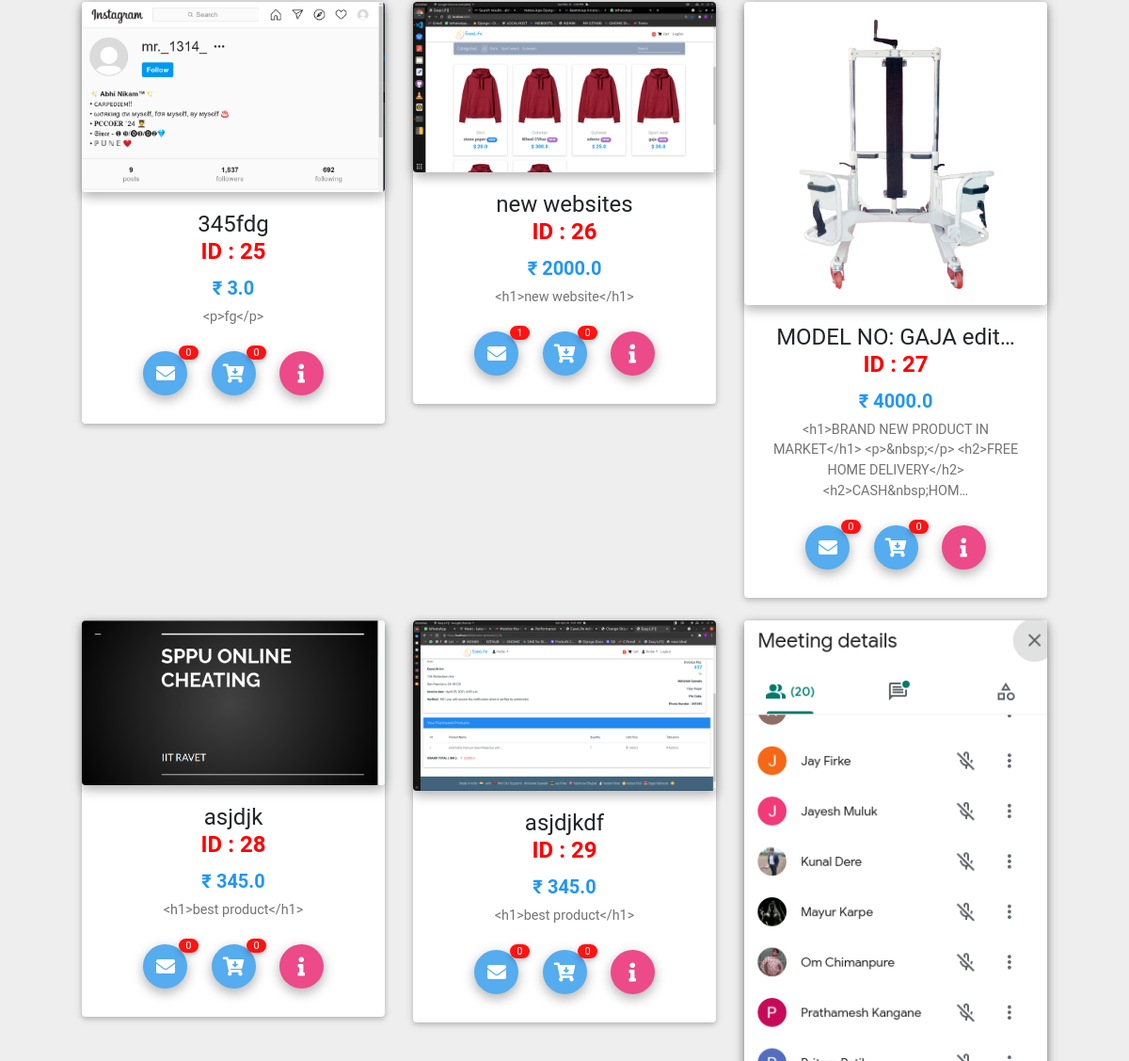
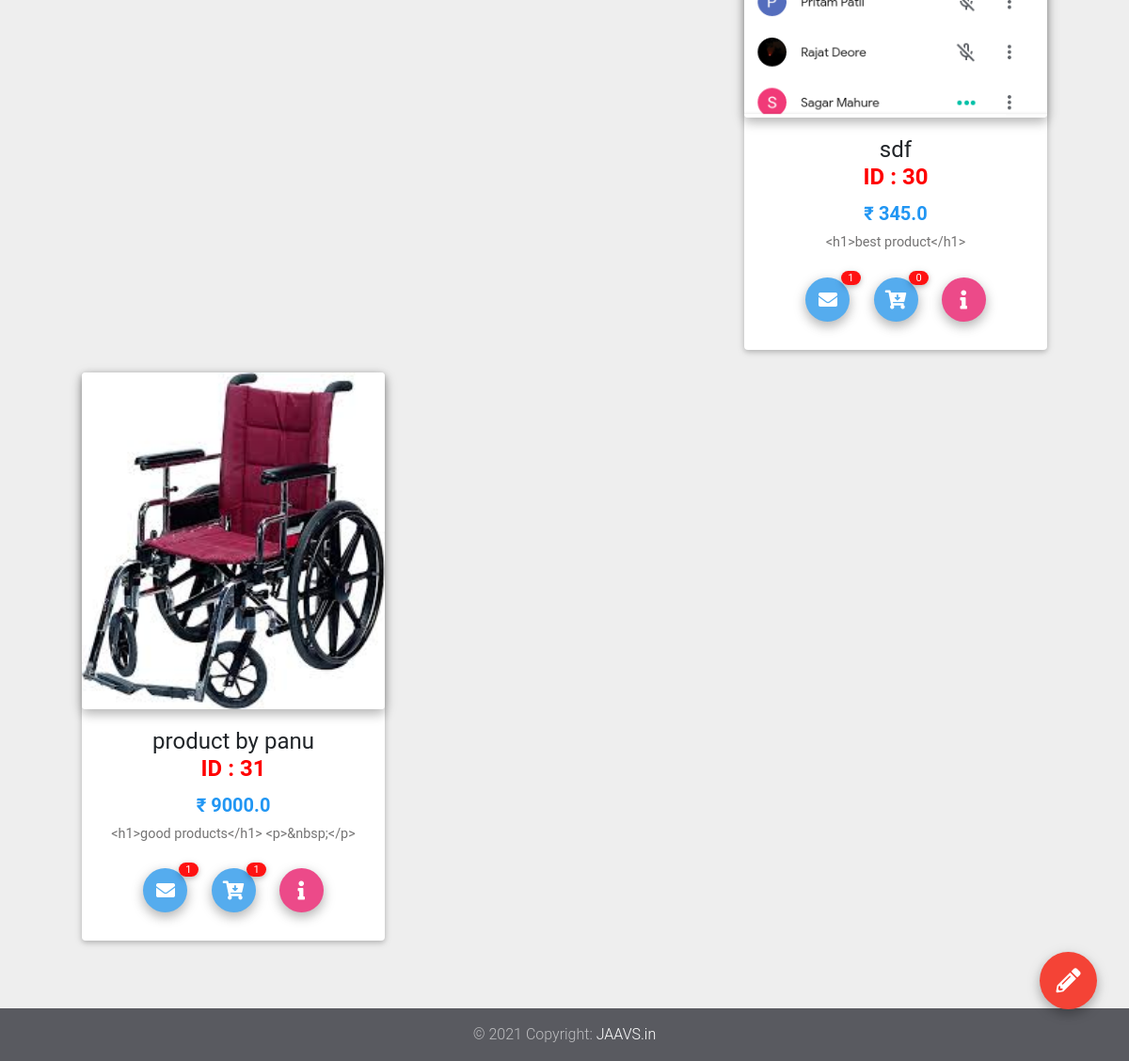
Page /easylife-admin/all-items/ (lower part) on the earlier database version (2 pictures, top to bottom).
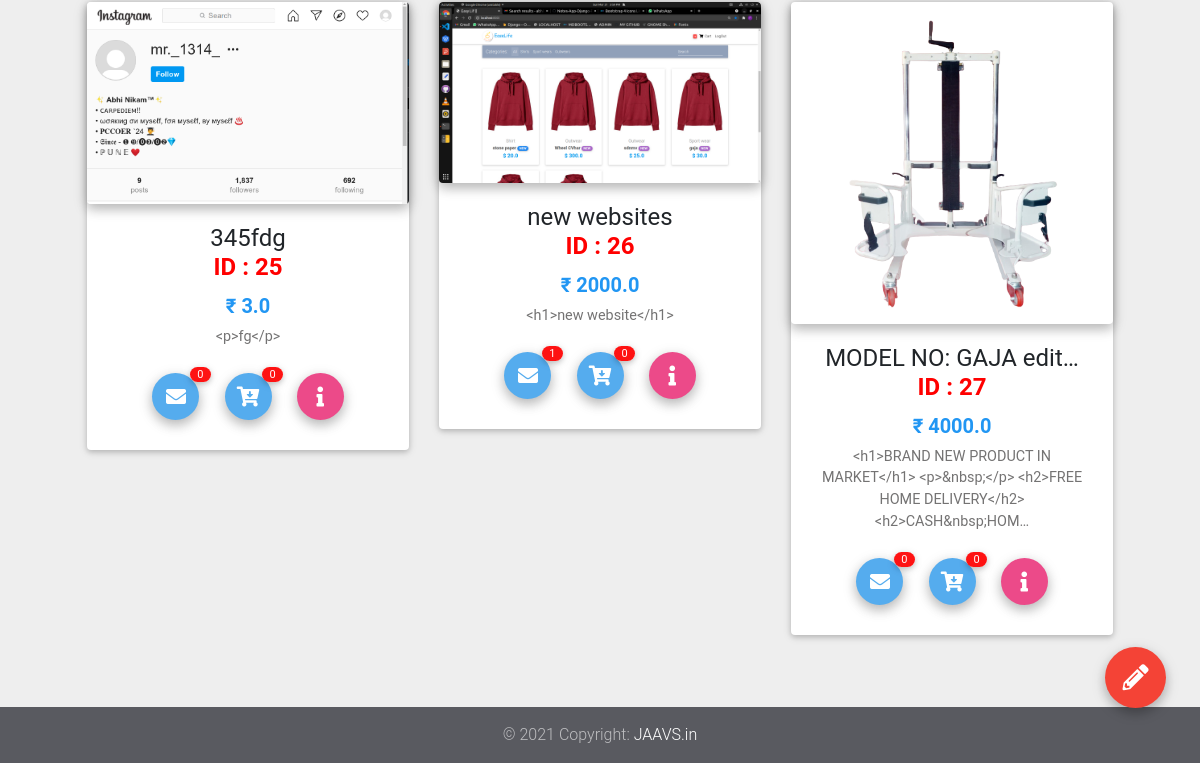
Same page on the later database version.
### base/models.py (models this page shows, shortened)
class Item(models.Model):
    title =models.CharField( max_length=100,unique=True)
    price =models.FloatField()
    discount_price =models.FloatField(blank=True,null=True)
    category = models.CharField(choices=CATEGORY_CHOICES,verbose_name='Availablity Of Product',max_length=2,default='NA')
    label_name= models.CharField(max_length=14,verbose_name='The Word Inside a label',blank=True,null=True)
    label = models.CharField(choices=LABEL_CHOICES,max_length=1,default='P')
    slug=models.SlugField(max_length=150,blank=True,unique=True)
    description=models.TextField(max_length=1000)
    image=models.ImageField()
    image2=models.ImageField(blank=True)
    image3=models.ImageField(blank=True)
    image4=models.ImageField(blank=True)
    image5=models.ImageField(blank=True)
    image6=models.ImageField(blank=True)
    created = models.DateTimeField(auto_now_add=True)
    updated = models.DateTimeField(auto_now=True)
    def get_no_of_comments(self):
        return Comment.objects.filter(product=self).count()
    def get_no_of_items(self):
        total_quantity =0
        for order in  ShippmentOrder.objects.filter(payment_done=True):
            order=order.order
            for order_item in order.items.all():
                if order_item.item == self:
                    total_quantity+= order_item.qauntity
        return total_quantity

class ShippmentOrder(models.Model):
    user=models.ForeignKey(settings.AUTH_USER_MODEL,on_delete=models.CASCADE)
    order=models.ForeignKey('Order',on_delete=models.CASCADE)
    verify_order = models.BooleanField(default=False,blank=True)
    verify_done_date= models.DateTimeField(blank=True,null=True)
    delivered= models.BooleanField(default=False,blank=True)
    delivered_done_date= models.DateTimeField(blank=True,null=True)
    payment_done=models.BooleanField(default=False,blank=True)
    payment_done_date= models.DateTimeField(blank=True,null=True)
    report_spam=models.BooleanField(default=False,blank=True)
    description=models.TextField(max_length=250,blank=True)
    class Meta:
        verbose_name = "ShippmentOrder"
        verbose_name_plural = "ShippmentOrders"

class Order(models.Model):
    user = models.ForeignKey(settings.AUTH_USER_MODEL,on_delete=models.CASCADE)
    items =models.ManyToManyField(OrderItem)
    ordered = models.BooleanField(default=False)
    start_date =models.DateTimeField(auto_now_add=True)
    ordered_date = models.DateTimeField()
    billing_address=models.ForeignKey('BillingAddress',on_delete=models.SET_NULL,blank=True,null=True)

class OrderItem(models.Model):
    user = models.ForeignKey(settings.AUTH_USER_MODEL,on_delete=models.CASCADE)
    ordered = models.BooleanField(default=False)
    item=models.ForeignKey(Item,on_delete=models.CASCADE)
    qauntity=models.IntegerField(default=1)

### easylife_admin/views.py (the view)
# urls.py: path('all-items/', All_product_list.as_view(), name='all_items'),
class All_product_list(ListView):
    model = Item
    context_object_name = 'items'
    template_name='easylife_admin/all_items.html'

### templates/easylife_admin/all_items.html (shortened to what this page needs)
{% extends "easylife_admin/admin_base.html" %}
{% block content %}
      <section class="text-center mb-4">
        <div class="row wow fadeIn">
        {% for item in items %}
<div class="col-md-4 mb-4">
            <section>
              <div class="card card-cascade">
                <div class="view view-cascade overlay">
                  <img src="{{ item.image.url }}" class="card-img-top" alt="">
                </div>
                <div class="card-body card-body-cascade text-center">
                  <h4 class="card-title">{{item.title|truncatechars:20}}<br> <strong style="color:red">ID : {{item.id}}</strong></h4>
                  <h5 class="font-weight-bold blue-text">₹{% if item.discount_price %} {{item.discount_price }} {% else %} {{item.price}}{% endif %}</h5>
                  <p class="card-text">{{ item.description|truncatechars:100 }}
                  </p>
                    <a type="button" class="btn-floating btn-small btn-tw waves-effect waves-light">
                        <i class="fas fa-envelope fa-lg"></i>
                      </a>
                       <span class="counter ">{{ item.get_no_of_comments }}</span>
                  <a type="button" class="btn-floating btn-small btn-tw waves-effect waves-light"><i class="fas fa-cart-arrow-down"></i></a>
                   <span class="counter ">{{ item.get_no_of_items }}</span>
                  <a type="button" class="btn-floating btn-small btn-dribbble waves-effect waves-light"><i class="fas fa-info"></i></a>
                </div>
              </div>
            </section>
          </div>
            {% endfor %}
          </div>
      </section>
{% endblock content %}

Differences in the rows shown:
removed Item: image (picture), title "asjdjk", id "28", discount_price "345.0", description "<h1>best product</h1>", get_no_of_comments "0", get_no_of_items "0"
removed Item: image (picture), title "asjdjkdf", id "29", discount_price "345.0", description "<h1>best product</h1>", get_no_of_comments "0", get_no_of_items "0"
removed Item: image (picture), title "sdf", id "30", discount_price "345.0", description "<h1>best product</h1>", get_no_of_comments "1", get_no_of_items "0"
removed Item: image (picture), title "product by panu", id "31", discount_price "9000.0", description "<h1>good products</h1> <p>&nbsp;</p>", get_no_of_comments "1", get_no_of_items "1"
